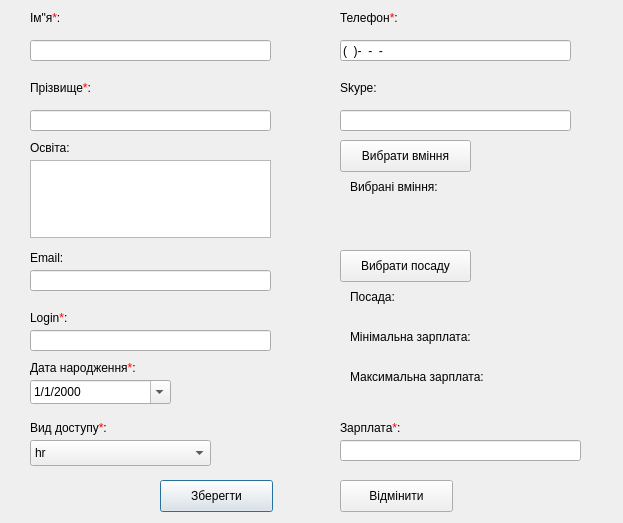
<?xml version="1.0" encoding="UTF-8"?>
<ui version="4.0">
 <class>AddPerson</class>
 <widget class="QDialog" name="AddPerson">
  <property name="geometry">
   <rect>
    <x>0</x>
    <y>0</y>
    <width>623</width>
    <height>523</height>
   </rect>
  </property>
  <property name="minimumSize">
   <size>
    <width>623</width>
    <height>523</height>
   </size>
  </property>
  <property name="maximumSize">
   <size>
    <width>623</width>
    <height>523</height>
   </size>
  </property>
  <property name="windowTitle">
   <string>Dialog</string>
  </property>
  <widget class="QLineEdit" name="personPhone">
   <property name="geometry">
    <rect>
     <x>340</x>
     <y>40</y>
     <width>231</width>
     <height>21</height>
    </rect>
   </property>
   <property name="inputMask">
    <string>(99)-99-99-999</string>
   </property>
   <property name="text">
    <string>()---</string>
   </property>
  </widget>
  <widget class="QLabel" name="label_11">
   <property name="geometry">
    <rect>
     <x>30</x>
     <y>250</y>
     <width>141</width>
     <height>16</height>
    </rect>
   </property>
   <property name="text">
    <string>Email:</string>
   </property>
  </widget>
  <widget class="QLineEdit" name="personEmail">
   <property name="geometry">
    <rect>
     <x>30</x>
     <y>270</y>
     <width>241</width>
     <height>21</height>
    </rect>
   </property>
  </widget>
  <widget class="QPushButton" name="addPerson">
   <property name="geometry">
    <rect>
     <x>160</x>
     <y>480</y>
     <width>113</width>
     <height>32</height>
    </rect>
   </property>
   <property name="text">
    <string>Зберегти</string>
   </property>
  </widget>
  <widget class="QPushButton" name="personChooseSkills">
   <property name="geometry">
    <rect>
     <x>340</x>
     <y>140</y>
     <width>131</width>
     <height>32</height>
    </rect>
   </property>
   <property name="text">
    <string>Вибрати вміння</string>
   </property>
  </widget>
  <widget class="QLabel" name="label_10">
   <property name="geometry">
    <rect>
     <x>30</x>
     <y>140</y>
     <width>111</width>
     <height>16</height>
    </rect>
   </property>
   <property name="text">
    <string>Освіта:</string>
   </property>
  </widget>
  <widget class="QTextEdit" name="personEducation">
   <property name="geometry">
    <rect>
     <x>30</x>
     <y>160</y>
     <width>241</width>
     <height>78</height>
    </rect>
   </property>
  </widget>
  <widget class="QLabel" name="label_9">
   <property name="geometry">
    <rect>
     <x>30</x>
     <y>10</y>
     <width>101</width>
     <height>16</height>
    </rect>
   </property>
   <property name="text">
    <string>&lt;html&gt;&lt;head/&gt;&lt;body&gt;&lt;p&gt;Ім&amp;quot;я&lt;span style=&quot; color:#ff0000;&quot;&gt;*&lt;/span&gt;:&lt;/p&gt;&lt;/body&gt;&lt;/html&gt;</string>
   </property>
  </widget>
  <widget class="QLabel" name="label_12">
   <property name="geometry">
    <rect>
     <x>30</x>
     <y>310</y>
     <width>161</width>
     <height>16</height>
    </rect>
   </property>
   <property name="text">
    <string>&lt;html&gt;&lt;head/&gt;&lt;body&gt;&lt;p&gt;Login&lt;span style=&quot; color:#ff0000;&quot;&gt;*&lt;/span&gt;:&lt;/p&gt;&lt;/body&gt;&lt;/html&gt;</string>
   </property>
  </widget>
  <widget class="QLineEdit" name="personLogin">
   <property name="geometry">
    <rect>
     <x>30</x>
     <y>330</y>
     <width>241</width>
     <height>21</height>
    </rect>
   </property>
   <property name="inputMask">
    <string/>
   </property>
  </widget>
  <widget class="QPushButton" name="closePost">
   <property name="geometry">
    <rect>
     <x>340</x>
     <y>480</y>
     <width>113</width>
     <height>32</height>
    </rect>
   </property>
   <property name="text">
    <string>Відмінити</string>
   </property>
  </widget>
  <widget class="QLabel" name="label_15">
   <property name="geometry">
    <rect>
     <x>340</x>
     <y>10</y>
     <width>151</width>
     <height>16</height>
    </rect>
   </property>
   <property name="text">
    <string>&lt;html&gt;&lt;head/&gt;&lt;body&gt;&lt;p&gt;Телефон&lt;span style=&quot; color:#ff0000;&quot;&gt;*&lt;/span&gt;:&lt;/p&gt;&lt;/body&gt;&lt;/html&gt;</string>
   </property>
  </widget>
  <widget class="QLabel" name="label_14">
   <property name="geometry">
    <rect>
     <x>350</x>
     <y>180</y>
     <width>251</width>
     <height>61</height>
    </rect>
   </property>
   <property name="text">
    <string>Вибрані вміння:</string>
   </property>
   <property name="scaledContents">
    <bool>false</bool>
   </property>
   <property name="alignment">
    <set>Qt::AlignLeading|Qt::AlignLeft|Qt::AlignTop</set>
   </property>
   <property name="wordWrap">
    <bool>true</bool>
   </property>
  </widget>
  <widget class="QLineEdit" name="personName">
   <property name="geometry">
    <rect>
     <x>30</x>
     <y>40</y>
     <width>241</width>
     <height>21</height>
    </rect>
   </property>
  </widget>
  <widget class="QLineEdit" name="personSecondName">
   <property name="geometry">
    <rect>
     <x>30</x>
     <y>110</y>
     <width>241</width>
     <height>21</height>
    </rect>
   </property>
  </widget>
  <widget class="QLabel" name="label_16">
   <property name="geometry">
    <rect>
     <x>30</x>
     <y>80</y>
     <width>101</width>
     <height>16</height>
    </rect>
   </property>
   <property name="text">
    <string>&lt;html&gt;&lt;head/&gt;&lt;body&gt;&lt;p&gt;Прізвище&lt;span style=&quot; color:#ff0000;&quot;&gt;*&lt;/span&gt;:&lt;/p&gt;&lt;/body&gt;&lt;/html&gt;</string>
   </property>
  </widget>
  <widget class="QDateEdit" name="personBirthday">
   <property name="geometry">
    <rect>
     <x>30</x>
     <y>380</y>
     <width>141</width>
     <height>24</height>
    </rect>
   </property>
   <property name="displayFormat">
    <string>M/d/yyyy</string>
   </property>
   <property name="calendarPopup">
    <bool>true</bool>
   </property>
  </widget>
  <widget class="QLabel" name="label">
   <property name="geometry">
    <rect>
     <x>30</x>
     <y>360</y>
     <width>151</width>
     <height>16</height>
    </rect>
   </property>
   <property name="text">
    <string>&lt;html&gt;&lt;head/&gt;&lt;body&gt;&lt;p&gt;Дата народження&lt;span style=&quot; color:#ff0000;&quot;&gt;*&lt;/span&gt;:&lt;/p&gt;&lt;/body&gt;&lt;/html&gt;</string>
   </property>
  </widget>
  <widget class="QLabel" name="label_17">
   <property name="geometry">
    <rect>
     <x>350</x>
     <y>290</y>
     <width>251</width>
     <height>31</height>
    </rect>
   </property>
   <property name="text">
    <string>Посада:</string>
   </property>
   <property name="scaledContents">
    <bool>false</bool>
   </property>
   <property name="alignment">
    <set>Qt::AlignLeading|Qt::AlignLeft|Qt::AlignTop</set>
   </property>
   <property name="wordWrap">
    <bool>true</bool>
   </property>
  </widget>
  <widget class="QPushButton" name="personChoosePost">
   <property name="geometry">
    <rect>
     <x>340</x>
     <y>250</y>
     <width>131</width>
     <height>32</height>
    </rect>
   </property>
   <property name="text">
    <string>Вибрати посаду</string>
   </property>
  </widget>
  <widget class="QLabel" name="label_13">
   <property name="geometry">
    <rect>
     <x>340</x>
     <y>420</y>
     <width>161</width>
     <height>16</height>
    </rect>
   </property>
   <property name="text">
    <string>&lt;html&gt;&lt;head/&gt;&lt;body&gt;&lt;p&gt;Зарплата&lt;span style=&quot; color:#ff0000;&quot;&gt;*&lt;/span&gt;:&lt;/p&gt;&lt;/body&gt;&lt;/html&gt;</string>
   </property>
  </widget>
  <widget class="QLineEdit" name="personSalary">
   <property name="geometry">
    <rect>
     <x>340</x>
     <y>440</y>
     <width>241</width>
     <height>21</height>
    </rect>
   </property>
   <property name="inputMask">
    <string/>
   </property>
  </widget>
  <widget class="QLabel" name="label_18">
   <property name="geometry">
    <rect>
     <x>350</x>
     <y>330</y>
     <width>251</width>
     <height>31</height>
    </rect>
   </property>
   <property name="text">
    <string>Мінімальна зарплата:</string>
   </property>
   <property name="scaledContents">
    <bool>false</bool>
   </property>
   <property name="alignment">
    <set>Qt::AlignLeading|Qt::AlignLeft|Qt::AlignTop</set>
   </property>
   <property name="wordWrap">
    <bool>true</bool>
   </property>
  </widget>
  <widget class="QLabel" name="label_19">
   <property name="geometry">
    <rect>
     <x>350</x>
     <y>370</y>
     <width>251</width>
     <height>31</height>
    </rect>
   </property>
   <property name="text">
    <string>Максимальна зарплата:</string>
   </property>
   <property name="scaledContents">
    <bool>false</bool>
   </property>
   <property name="alignment">
    <set>Qt::AlignLeading|Qt::AlignLeft|Qt::AlignTop</set>
   </property>
   <property name="wordWrap">
    <bool>true</bool>
   </property>
  </widget>
  <widget class="QComboBox" name="personAccessType">
   <property name="geometry">
    <rect>
     <x>30</x>
     <y>440</y>
     <width>181</width>
     <height>26</height>
    </rect>
   </property>
   <property name="currentText">
    <string>hr</string>
   </property>
   <property name="currentIndex">
    <number>0</number>
   </property>
   <item>
    <property name="text">
     <string>hr</string>
    </property>
   </item>
   <item>
    <property name="text">
     <string>worker</string>
    </property>
   </item>
   <item>
    <property name="text">
     <string>manager</string>
    </property>
   </item>
   <item>
    <property name="text">
     <string>ceo</string>
    </property>
   </item>
  </widget>
  <widget class="QLineEdit" name="personskype">
   <property name="geometry">
    <rect>
     <x>340</x>
     <y>110</y>
     <width>231</width>
     <height>21</height>
    </rect>
   </property>
   <property name="inputMask">
    <string/>
   </property>
   <property name="text">
    <string/>
   </property>
  </widget>
  <widget class="QLabel" name="label_20">
   <property name="geometry">
    <rect>
     <x>340</x>
     <y>80</y>
     <width>151</width>
     <height>16</height>
    </rect>
   </property>
   <property name="text">
    <string>Skype:</string>
   </property>
  </widget>
  <widget class="QLabel" name="label_2">
   <property name="geometry">
    <rect>
     <x>30</x>
     <y>420</y>
     <width>151</width>
     <height>16</height>
    </rect>
   </property>
   <property name="text">
    <string>&lt;html&gt;&lt;head/&gt;&lt;body&gt;&lt;p&gt;Вид доступу&lt;span style=&quot; color:#ff0000;&quot;&gt;*&lt;/span&gt;:&lt;/p&gt;&lt;/body&gt;&lt;/html&gt;</string>
   </property>
  </widget>
 </widget>
 <resources/>
 <connections/>
</ui>
